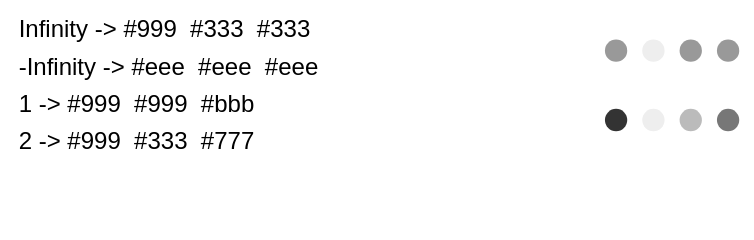

Describe this chart as a Vega-Lite specification.
### Vega specification from a JSON file in a GitHub repository (floating-point values rounded to 4 significant figures)
{"$schema": "https://vega.github.io/schema/vega/v6.json", "description": "d3's `quantileSorted` ends `return value0 + (value1 - value0) * (i - i0)`, and it evaluates that product even when `i` lands exactly on a sample and the weight is zero. Returning `values[i0]` there is the obvious saving, exact for every finite column, and wrong for one holding an infinity: `(Infinity - 2) * 0` is **NaN**, not zero. Four samples and a three-colour range is the shape that reaches it — the cuts sit at `i = 1` and `i = 2` exactly — so the `wild` scale has thresholds `[1, NaN]` upstream and had `[1, 2]` here. A NaN cut point is not a missing one: it is a boundary every comparison fails, which sends a bisection left rather than right, and two of the four marks changed colour. The short circuit also hid a second slip, visible only in the same place: d3 reads `values[i0 + 1]` for the upper sample and this read `values[ceil(i)]`, which names the *same* sample again whenever the position is whole. `tame` is the identical shape with the infinity taken out, so the fixture says what the rule costs an ordinary chart, which is nothing; `between` has a four-colour range, where every cut falls between two samples and the interpolation itself is what is compared.", "width": 270, "height": 80, "padding": 5, "data": [{"name": "t", "values": [{"v": "Infinity", "w": 4, "n": 1}, {"v": "-Infinity", "w": -8, "n": 2}, {"v": 1, "w": 1, "n": 3}, {"v": 2, "w": 2, "n": 4}]}], "scales": [{"name": "wild", "type": "quantile", "domain": {"data": "t", "field": "v"}, "range": ["#eee", "#999", "#333"]}, {"name": "tame", "type": "quantile", "domain": {"data": "t", "field": "w"}, "range": ["#eee", "#999", "#333"]}, {"name": "between", "type": "quantile", "domain": {"data": "t", "field": "w"}, "range": ["#eee", "#bbb", "#777", "#333"]}], "marks": [{"type": "text", "from": {"data": "t"}, "encode": {"enter": {"x": {"value": 2}, "y": {"signal": "14 * datum.n - 12"}, "text": {"signal": "datum.v + ' -> ' + scale('wild', datum.w) + '  ' + scale('tame', datum.w) + '  ' + scale('between', datum.w)"}, "fontSize": {"value": 9}, "baseline": {"value": "top"}}}}, {"type": "symbol", "from": {"data": "t"}, "encode": {"enter": {"x": {"signal": "212 + 14 * datum.n"}, "y": {"value": 14}, "size": {"value": 70}, "fill": {"scale": "wild", "field": "w"}}}}, {"type": "symbol", "from": {"data": "t"}, "encode": {"enter": {"x": {"signal": "212 + 14 * datum.n"}, "y": {"value": 40}, "size": {"value": 70}, "fill": {"scale": "between", "field": "w"}}}}]}
